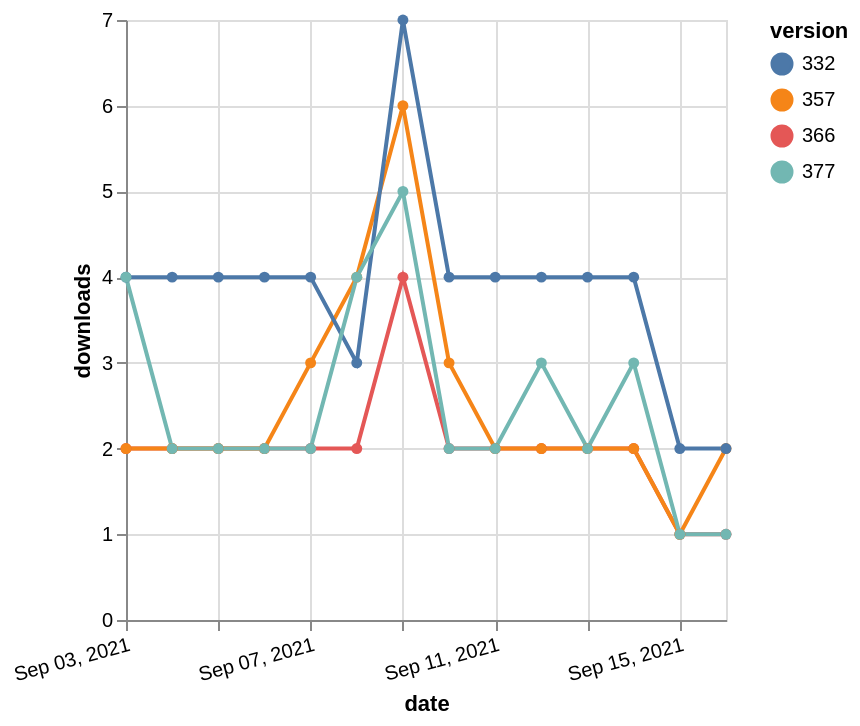

Source (Vega-Lite JSON):
### Vega-Lite specification from a JSON file in a GitHub repository (floating-point values rounded to 4 significant figures)
{"$schema": "https://vega.github.io/schema/vega-lite/v5.json", "description": "A simple bar chart with embedded data.", "data": {"values": [{"date": "2021-09-03", "total": 2330, "delta": 2, "version": "366"}, {"date": "2021-09-04", "total": 2332, "delta": 2, "version": "366"}, {"date": "2021-09-05", "total": 2334, "delta": 2, "version": "366"}, {"date": "2021-09-06", "total": 2336, "delta": 2, "version": "366"}, {"date": "2021-09-07", "total": 2338, "delta": 2, "version": "366"}, {"date": "2021-09-08", "total": 2340, "delta": 2, "version": "366"}, {"date": "2021-09-09", "total": 2344, "delta": 4, "version": "366"}, {"date": "2021-09-10", "total": 2346, "delta": 2, "version": "366"}, {"date": "2021-09-11", "total": 2348, "delta": 2, "version": "366"}, {"date": "2021-09-12", "total": 2350, "delta": 2, "version": "366"}, {"date": "2021-09-13", "total": 2352, "delta": 2, "version": "366"}, {"date": "2021-09-14", "total": 2354, "delta": 2, "version": "366"}, {"date": "2021-09-15", "total": 2355, "delta": 1, "version": "366"}, {"date": "2021-09-16", "total": 2356, "delta": 1, "version": "366"}, {"date": "2021-09-03", "total": 2980, "delta": 2, "version": "357"}, {"date": "2021-09-04", "total": 2982, "delta": 2, "version": "357"}, {"date": "2021-09-05", "total": 2984, "delta": 2, "version": "357"}, {"date": "2021-09-06", "total": 2986, "delta": 2, "version": "357"}, {"date": "2021-09-07", "total": 2989, "delta": 3, "version": "357"}, {"date": "2021-09-08", "total": 2993, "delta": 4, "version": "357"}, {"date": "2021-09-09", "total": 2999, "delta": 6, "version": "357"}, {"date": "2021-09-10", "total": 3002, "delta": 3, "version": "357"}, {"date": "2021-09-11", "total": 3004, "delta": 2, "version": "357"}, {"date": "2021-09-12", "total": 3006, "delta": 2, "version": "357"}, {"date": "2021-09-13", "total": 3008, "delta": 2, "version": "357"}, {"date": "2021-09-14", "total": 3010, "delta": 2, "version": "357"}, {"date": "2021-09-15", "total": 3011, "delta": 1, "version": "357"}, {"date": "2021-09-16", "total": 3013, "delta": 2, "version": "357"}, {"date": "2021-09-03", "total": 4987, "delta": 4, "version": "332"}, {"date": "2021-09-04", "total": 4991, "delta": 4, "version": "332"}, {"date": "2021-09-05", "total": 4995, "delta": 4, "version": "332"}, {"date": "2021-09-06", "total": 4999, "delta": 4, "version": "332"}, {"date": "2021-09-07", "total": 5003, "delta": 4, "version": "332"}, {"date": "2021-09-08", "total": 5006, "delta": 3, "version": "332"}, {"date": "2021-09-09", "total": 5013, "delta": 7, "version": "332"}, {"date": "2021-09-10", "total": 5017, "delta": 4, "version": "332"}, {"date": "2021-09-11", "total": 5021, "delta": 4, "version": "332"}, {"date": "2021-09-12", "total": 5025, "delta": 4, "version": "332"}, {"date": "2021-09-13", "total": 5029, "delta": 4, "version": "332"}, {"date": "2021-09-14", "total": 5033, "delta": 4, "version": "332"}, {"date": "2021-09-15", "total": 5035, "delta": 2, "version": "332"}, {"date": "2021-09-16", "total": 5037, "delta": 2, "version": "332"}, {"date": "2021-09-03", "total": 2122, "delta": 4, "version": "377"}, {"date": "2021-09-04", "total": 2124, "delta": 2, "version": "377"}, {"date": "2021-09-05", "total": 2126, "delta": 2, "version": "377"}, {"date": "2021-09-06", "total": 2128, "delta": 2, "version": "377"}, {"date": "2021-09-07", "total": 2130, "delta": 2, "version": "377"}, {"date": "2021-09-08", "total": 2134, "delta": 4, "version": "377"}, {"date": "2021-09-09", "total": 2139, "delta": 5, "version": "377"}, {"date": "2021-09-10", "total": 2141, "delta": 2, "version": "377"}, {"date": "2021-09-11", "total": 2143, "delta": 2, "version": "377"}, {"date": "2021-09-12", "total": 2146, "delta": 3, "version": "377"}, {"date": "2021-09-13", "total": 2148, "delta": 2, "version": "377"}, {"date": "2021-09-14", "total": 2151, "delta": 3, "version": "377"}, {"date": "2021-09-15", "total": 2152, "delta": 1, "version": "377"}, {"date": "2021-09-16", "total": 2153, "delta": 1, "version": "377"}]}, "width": "container", "mark": {"type": "line", "point": {"filled": true}}, "encoding": {"x": {"field": "date", "type": "temporal", "timeUnit": "yearmonthdate", "title": "date", "axis": {"labelAngle": -15}}, "y": {"field": "delta", "type": "quantitative", "title": "downloads"}, "color": {"field": "version", "type": "nominal"}, "tooltip": {"field": "delta"}}}
